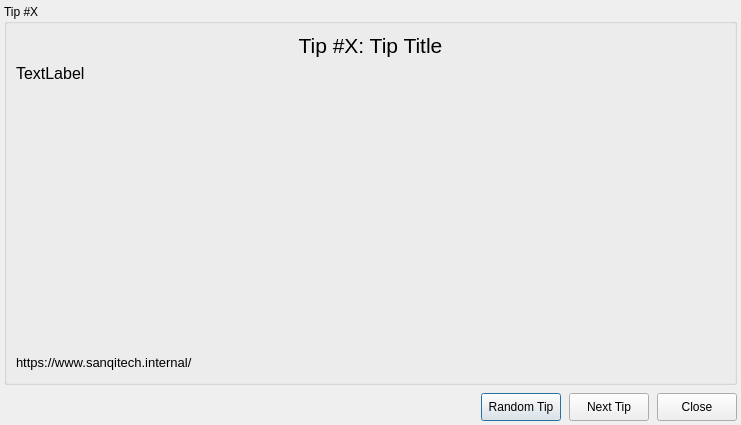
<?xml version="1.0" encoding="UTF-8"?>
<ui version="4.0">
 <class>TipsDialog</class>
 <widget class="QDialog" name="TipsDialog">
  <property name="windowModality">
   <enum>Qt::NonModal</enum>
  </property>
  <property name="geometry">
   <rect>
    <x>0</x>
    <y>0</y>
    <width>751</width>
    <height>442</height>
   </rect>
  </property>
  <property name="sizePolicy">
   <sizepolicy hsizetype="Fixed" vsizetype="Fixed">
    <horstretch>0</horstretch>
    <verstretch>0</verstretch>
   </sizepolicy>
  </property>
  <property name="contextMenuPolicy">
   <enum>Qt::DefaultContextMenu</enum>
  </property>
  <property name="windowTitle">
   <string>SanQi Capture Tips</string>
  </property>
  <layout class="QVBoxLayout" name="verticalLayout_2">
   <property name="spacing">
    <number>8</number>
   </property>
   <property name="sizeConstraint">
    <enum>QLayout::SetFixedSize</enum>
   </property>
   <property name="leftMargin">
    <number>4</number>
   </property>
   <property name="topMargin">
    <number>4</number>
   </property>
   <property name="rightMargin">
    <number>4</number>
   </property>
   <property name="bottomMargin">
    <number>4</number>
   </property>
   <item alignment="Qt::AlignHCenter">
    <widget class="QGroupBox" name="tipsGroupBox">
     <property name="sizePolicy">
      <sizepolicy hsizetype="Fixed" vsizetype="Fixed">
       <horstretch>0</horstretch>
       <verstretch>0</verstretch>
      </sizepolicy>
     </property>
     <property name="minimumSize">
      <size>
       <width>725</width>
       <height>351</height>
      </size>
     </property>
     <property name="font">
      <font>
       <pointsize>9</pointsize>
      </font>
     </property>
     <property name="title">
      <string>Tip #X</string>
     </property>
     <layout class="QVBoxLayout" name="verticalLayout">
      <property name="sizeConstraint">
       <enum>QLayout::SetFixedSize</enum>
      </property>
      <item>
       <layout class="QHBoxLayout" name="horizontalLayout_3">
        <property name="sizeConstraint">
         <enum>QLayout::SetFixedSize</enum>
        </property>
        <item>
         <widget class="QLabel" name="titleLabel">
          <property name="sizePolicy">
           <sizepolicy hsizetype="Minimum" vsizetype="Fixed">
            <horstretch>0</horstretch>
            <verstretch>0</verstretch>
           </sizepolicy>
          </property>
          <property name="font">
           <font>
            <pointsize>16</pointsize>
           </font>
          </property>
          <property name="text">
           <string>Tip #X: Tip Title</string>
          </property>
          <property name="alignment">
           <set>Qt::AlignCenter</set>
          </property>
         </widget>
        </item>
       </layout>
      </item>
      <item>
       <widget class="QLabel" name="tipTextLabel">
        <property name="sizePolicy">
         <sizepolicy hsizetype="Fixed" vsizetype="Fixed">
          <horstretch>0</horstretch>
          <verstretch>0</verstretch>
         </sizepolicy>
        </property>
        <property name="minimumSize">
         <size>
          <width>709</width>
          <height>283</height>
         </size>
        </property>
        <property name="font">
         <font>
          <pointsize>12</pointsize>
         </font>
        </property>
        <property name="text">
         <string>TextLabel</string>
        </property>
        <property name="alignment">
         <set>Qt::AlignLeading|Qt::AlignLeft|Qt::AlignTop</set>
        </property>
        <property name="wordWrap">
         <bool>true</bool>
        </property>
       </widget>
      </item>
      <item>
       <layout class="QHBoxLayout" name="horizontalLayout_2" stretch="0,0">
        <property name="spacing">
         <number>7</number>
        </property>
        <property name="sizeConstraint">
         <enum>QLayout::SetMaximumSize</enum>
        </property>
        <item>
         <widget class="QLabel" name="tipUrlLabel">
          <property name="sizePolicy">
           <sizepolicy hsizetype="Preferred" vsizetype="Maximum">
            <horstretch>0</horstretch>
            <verstretch>0</verstretch>
           </sizepolicy>
          </property>
          <property name="font">
           <font>
            <pointsize>10</pointsize>
           </font>
          </property>
          <property name="text">
           <string>https://www.sanqitech.internal/</string>
          </property>
          <property name="textFormat">
           <enum>Qt::RichText</enum>
          </property>
          <property name="openExternalLinks">
           <bool>true</bool>
          </property>
          <property name="textInteractionFlags">
           <set>Qt::TextBrowserInteraction</set>
          </property>
         </widget>
        </item>
        <item>
         <spacer name="horizontalSpacer_4">
          <property name="orientation">
           <enum>Qt::Horizontal</enum>
          </property>
          <property name="sizeHint" stdset="0">
           <size>
            <width>338</width>
            <height>20</height>
           </size>
          </property>
         </spacer>
        </item>
       </layout>
      </item>
     </layout>
    </widget>
   </item>
   <item>
    <layout class="QHBoxLayout" name="horizontalLayout">
     <property name="sizeConstraint">
      <enum>QLayout::SetFixedSize</enum>
     </property>
     <item>
      <spacer name="horizontalSpacer">
       <property name="orientation">
        <enum>Qt::Horizontal</enum>
       </property>
       <property name="sizeHint" stdset="0">
        <size>
         <width>308</width>
         <height>20</height>
        </size>
       </property>
      </spacer>
     </item>
     <item>
      <widget class="QPushButton" name="randomButton">
       <property name="sizePolicy">
        <sizepolicy hsizetype="Minimum" vsizetype="Fixed">
         <horstretch>0</horstretch>
         <verstretch>0</verstretch>
        </sizepolicy>
       </property>
       <property name="minimumSize">
        <size>
         <width>0</width>
         <height>28</height>
        </size>
       </property>
       <property name="maximumSize">
        <size>
         <width>16777215</width>
         <height>28</height>
        </size>
       </property>
       <property name="text">
        <string>Random Tip</string>
       </property>
      </widget>
     </item>
     <item>
      <widget class="QPushButton" name="nextButton">
       <property name="minimumSize">
        <size>
         <width>0</width>
         <height>28</height>
        </size>
       </property>
       <property name="maximumSize">
        <size>
         <width>16777215</width>
         <height>28</height>
        </size>
       </property>
       <property name="text">
        <string>Next Tip</string>
       </property>
      </widget>
     </item>
     <item>
      <widget class="QPushButton" name="closeButton">
       <property name="minimumSize">
        <size>
         <width>0</width>
         <height>28</height>
        </size>
       </property>
       <property name="maximumSize">
        <size>
         <width>16777215</width>
         <height>28</height>
        </size>
       </property>
       <property name="text">
        <string>Close</string>
       </property>
      </widget>
     </item>
    </layout>
   </item>
  </layout>
 </widget>
 <resources/>
 <connections/>
</ui>
